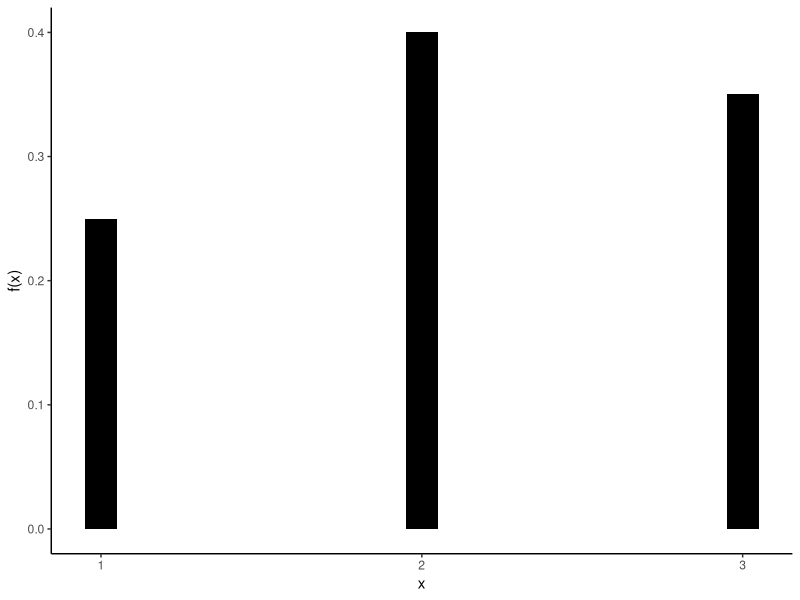

Write the R code that produced this figure.
## ---- chunk 1
#| label: fig-xdist
#| fig-cap: Probability histogram of of X (Example 3.1)
#| fig-width: 2.5
#| fig-height: 2

library(tidyverse)
x=1:3
fx=c(0.25,0.40,0.35)
xdist<-data.frame(x,fx)

xdist |> ggplot(aes(x,fx))+
    geom_col(width=0.1,fill="black")+
    labs(y="f(x)")+
    scale_x_continuous(breaks = 1:3)+
    theme_classic()

## ---- chunk 2
n=3;p=0.60; x=0:3
#dbinom(x,n,p)
